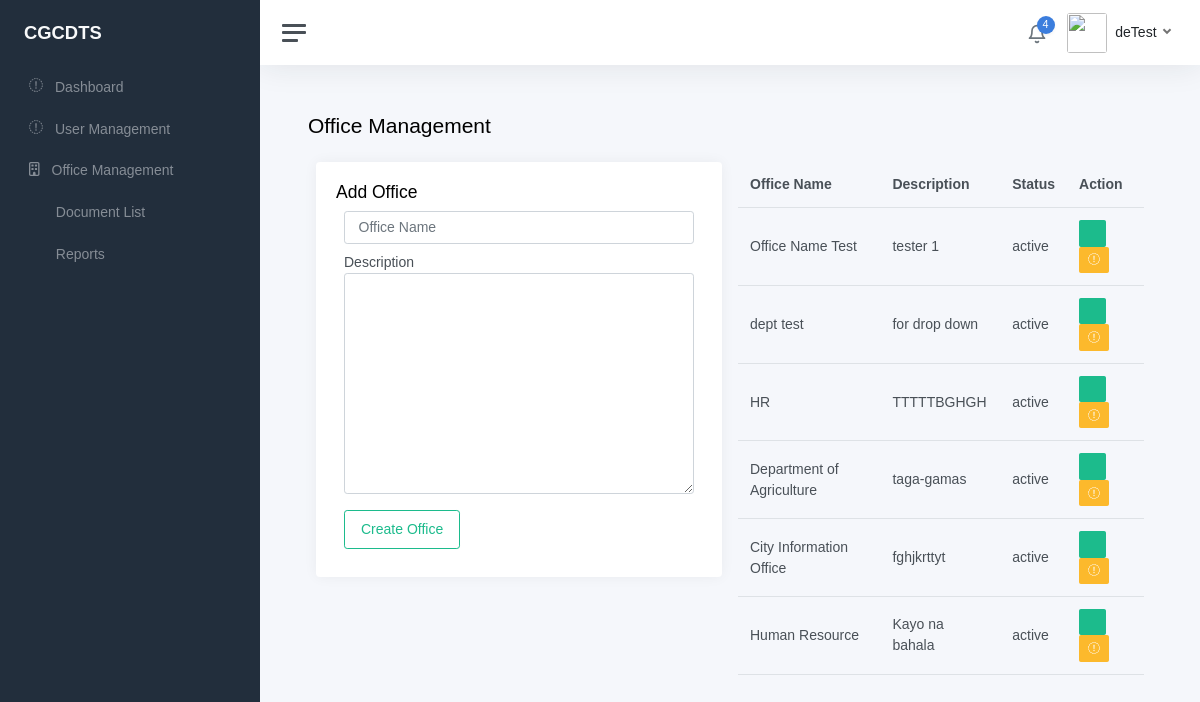
The app's page /superadmin/office_management.php (signed in) with its own data.
### tables this page shows
CREATE TABLE `department_offices` (
  `id` int NOT NULL,
  `department_name` varchar(255) NOT NULL,
  `department_description` varchar(255) NOT NULL,
  `status` varchar(255) NOT NULL
);

### includes/autoloader.inc.php (called while the page is built, shortened)
<?php
function autoLoader ($className){
    $path = "../classes/";
    $ext = ".php";
    $fullPath = $path . $className . $ext;
}
?>

### config/connection.php (called while the page is built, shortened)
<?php
include_once '../includes/autoloader.inc.php';
$db = new Connection();
$conn = $db->conn();
$office = new Offices($conn);

### classes/Offices.php (called while the page is built, shortened)
<?php
class Offices
{
    private $conn;
    function __construct($conn)
    {
        $this->conn = $conn;
    }
    public function getOffices()
    {
        try {
            $sql = "SELECT * FROM department_offices WHERE status = 'active'";
            $result = $this->conn->query($sql);
            return $result->fetchAll(PDO::FETCH_ASSOC);
        } catch (PDOException $e) {
            echo $e->getMessage();
        }
    }
}

### superadmin/office_management.php (the view, shortened to what this page needs)
<?php
require_once '../includes/sidebar_header.php';
$allOffice = $office->getOffices();
?>
<main class="content">
  <div class="container-fluid p-0">
    <h1 class="h3 mb-3">Office Management</h1>
    <form action="../controller/admin_office_add.php" method="POST">
      <div class="ofc-card d-flex justify-content-start flex p-2 gap-3">
        <div class="ofc-item w-50">
          <div class="card">
            <div class="card-body">
              <h4>Add Office</h4>
              <div class="form-group m-0 m-2">
                <input type="text" name="office_name" class="form-control" placeholder="Office Name" required>
              </div>
              <div class="form-group m-0 m-2">
                <label class="form-label m-0">Description</label>
                <textarea name="office_desc" class="form-control" id="5" cols="3" rows="10" required>
                    </textarea>
              </div>
              <button type="submit" class="btn btn-outline-success m-0 m-2 d-rounded py-2 px-3">Create Office</button>
            </div>
          </div>
        </div>
        <div class="ofc-item w-50">
          <table class="table table-hover">
            <th>Office Name</th>
            <th>Description</th>
            <th>Status</th>
            <th>Action</th>
            <tbody>
              <?php foreach ($allOffice as $ofc): ?>
                <tr>
                  <td>
                    <?php echo $ofc['department_name'] ?>
                  </td>
                  <td>
                    <?php echo $ofc['department_description'] ?>
                  </td>
                  <td>
                    <?php echo $ofc['status'] ?>
                  </td>
                  <td>
                    <a href="office_management_action.php?id=<?php echo $ofc['id']; ?>" class="btn btn-sm btn-success "><i
                        class="fal fa-edit"></i></a>
                    <a href="office_management.php?id=<?php echo $ofc['id']; ?>" class="btn btn-sm btn-warning"><i
                        class="fas fa-minus-hexagon"></i></a>
                  </td>
                </tr>
              <?php endforeach; ?>
            </tbody>
          </table>
        </div>
      </div>
    </form>
  </div>
</main>
<?php require_once '../includes/sidebar_footer.php' ?>

### css/cgcdts.css (style rules this page uses)
.d-rounded { border-radius: 50px; }
body { font-family: "Roboto", sans-serif; }

### records on screen
department_offices: department_name "Office Name Test", department_description "tester 1", status "active"
department_offices: department_name "dept test", department_description "for drop down", status "active"
department_offices: department_name "HR", department_description "TTTTTBGHGH", status "active"
department_offices: department_name "Department of Agriculture", department_description "taga-gamas", status "active"
department_offices: department_name "City Information Office", department_description "fghjkrttyt", status "active"
department_offices: department_name "Human Resource", department_description "Kayo na bahala", status "active"

### other values on screen
$_SESSION["username"] "deTest"
